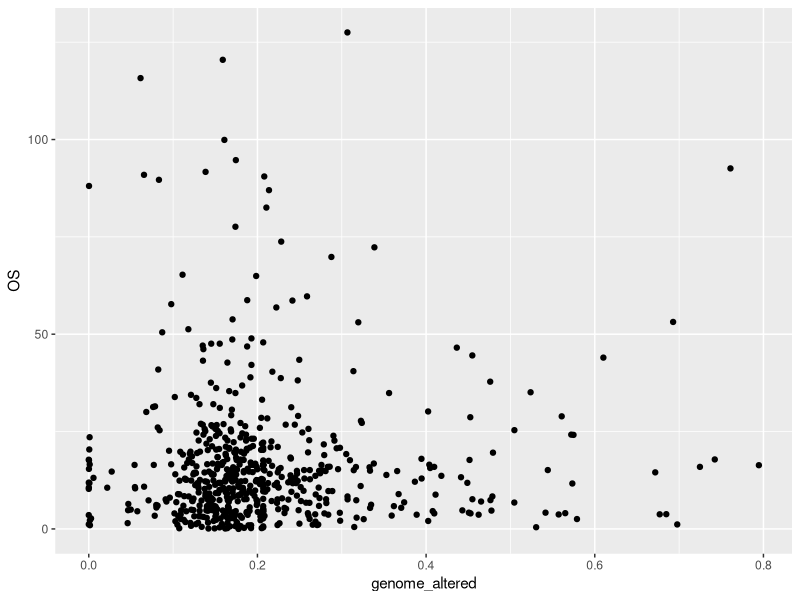
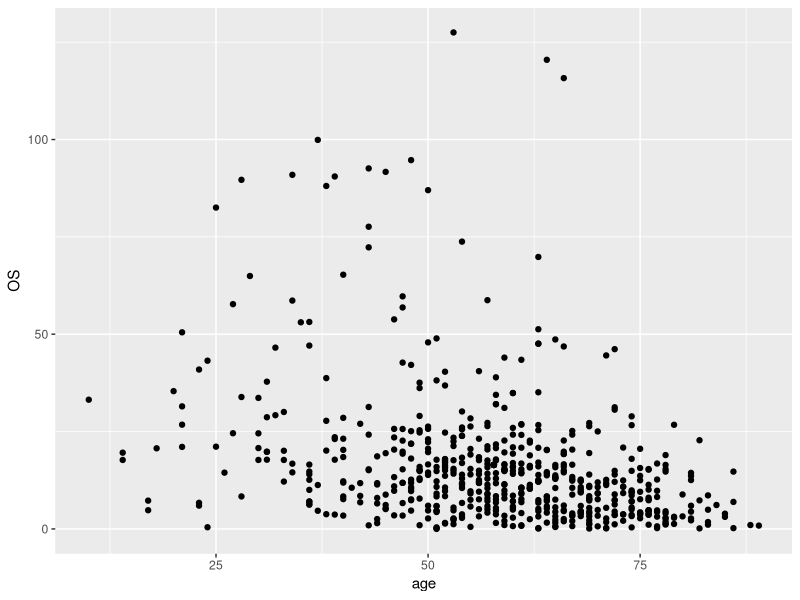
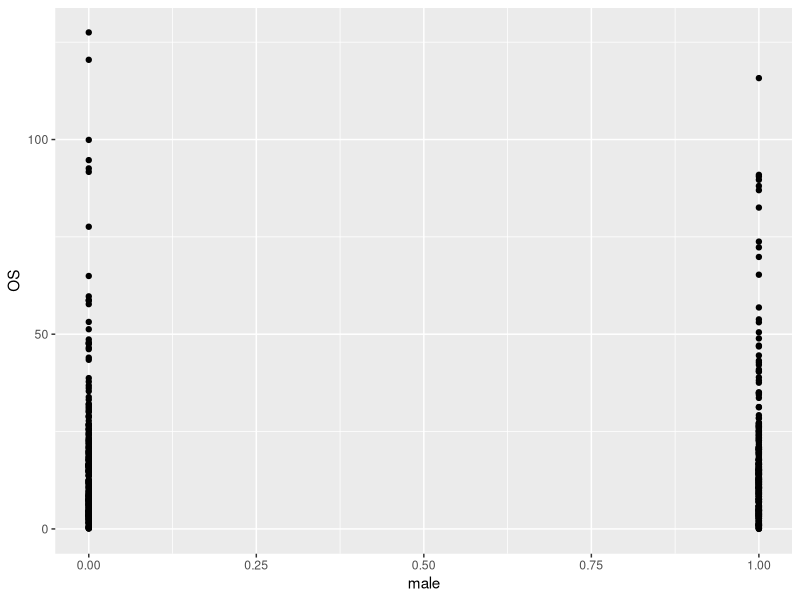
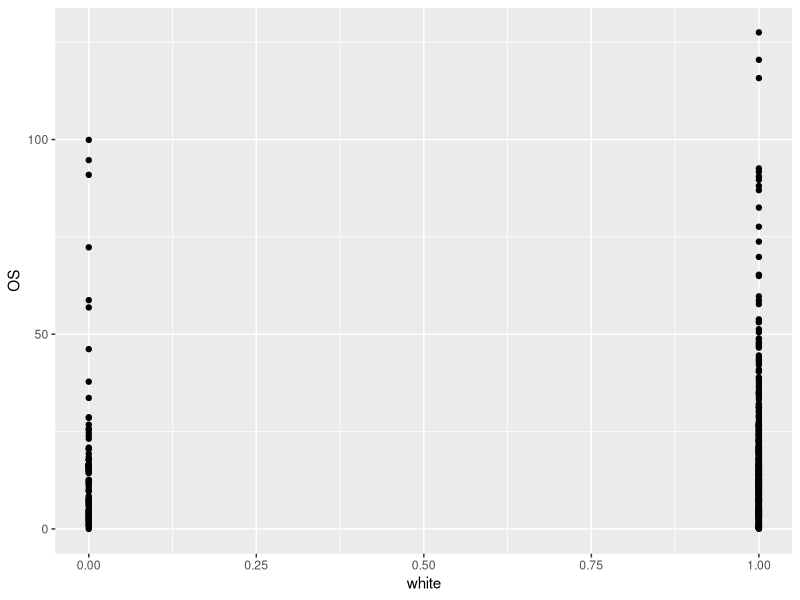
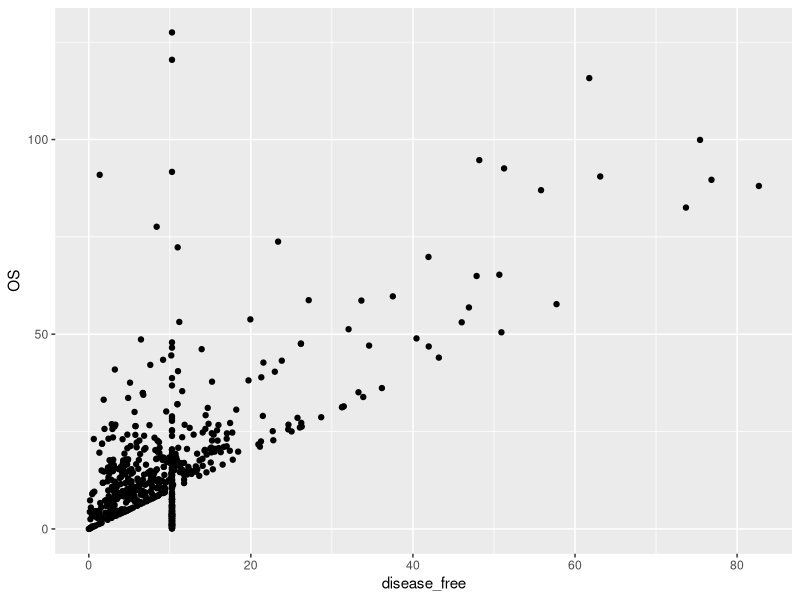
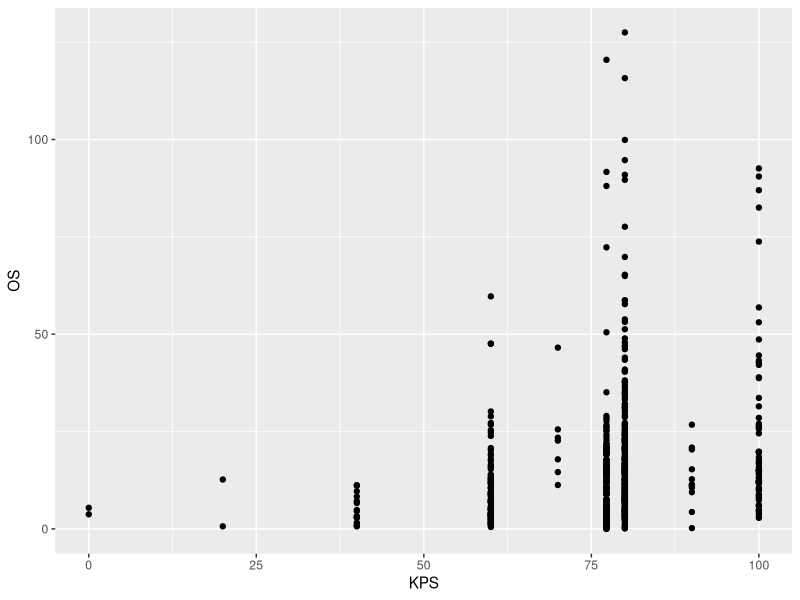

R code for these plots, in order:
library(ggplot2)
# Basic box plot

setwd("/Users/michellemai/gbm_ml/")

gbm_data <- read.csv("real_final_data.csv")
newname<-list("genome_altered","age","male","female","asian","black","white","disease_free","KPS","OS")
names(gbm_data) <- newname

plot_1 <- ggplot(data = gbm_data, mapping = aes(x = genome_altered, y = OS))
plot_1 + geom_point()

plot_2 <- ggplot(data = gbm_data, mapping = aes(x = age, y = OS))
plot_2 + geom_point()

plot_3 <- ggplot(data = gbm_data, mapping = aes(x = male, y = OS))
plot_3 + geom_point()

plot_4 <- ggplot(data = gbm_data, mapping = aes(x = white, y = OS))
plot_4 + geom_point()

plot_5 <- ggplot(data = gbm_data, mapping = aes(x = disease_free, y = OS))
plot_5 + geom_point()

plot_6 <- ggplot(data = gbm_data, mapping = aes(x = KPS, y = OS))
plot_6 + geom_point()

